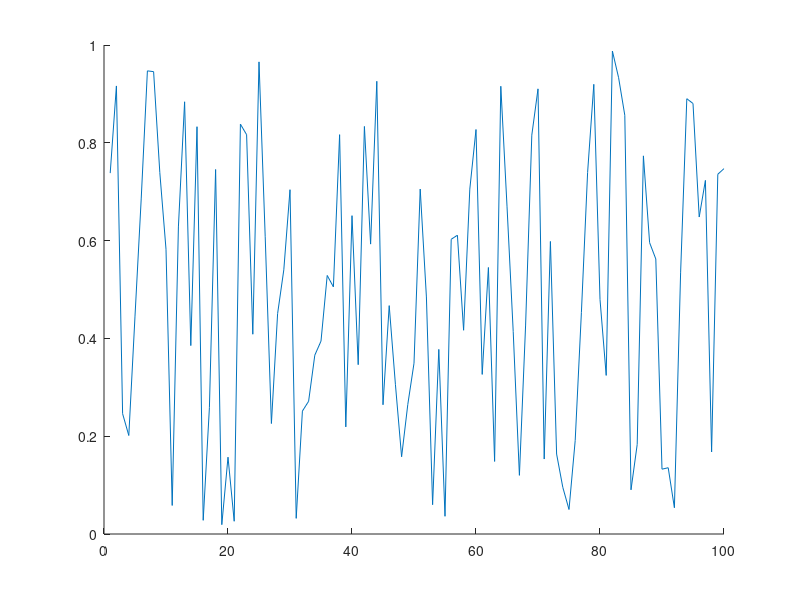

Source code (MATLAB): (Note: this script raises an error after producing the figure.)
clc
close all
clear

if isfolder('pics') == 0
    mkdir('pics')
end

x = 1:100;
y = rand(100,1);
idxmin = find(y == max(y));
idxmax = find(y == min(y));
txt = ['\leftarrow y = ',int2str(max(y))];
hold on
plot(x,y)
plot(x,y,'o','MarkerIndices',[idxmin idxmax],'MarkerFaceColor','red','MarkerSize',5)
t = text(idxmax,y(idxmax),txt);
t.Color = [153/255 153/255 255/255];
hold off
legend('random plot [0:1]');
print -dpng ./pics/test.png
close
%% testing plot function
clc

x = [0:0.01:2*pi];
y = sin(x);
yCmp = cos(x);
string = 'My test plot';
p_title = 'test_print';
t="";

% test = myplot(x,y,string,p_title);
test2 = superplot(x,y,'plotName',"My super plot",'figureName',"super_plot");
test3 = superplot(x,y,'cmpYLegend',"cos(x)",'figureName',"cosxVsSinx",'cmpY',yCmp,'yLegend',"sin(x)",'yName',"Amplitude",'xName',"Samples NOT normalized to 2\pi", ...
    'plotName',"Plotting cos(x) against sin(x)");
close(test2);
close(test3);
test4 = superplot(x,y);

testV = ones(1,1);
testV(2) = 5;

%% testing MER loop
clear
clc
close all

% Constants are double-precision by default
vec = [25 29];

idx = 1;
for i = 10:200
    if ( rem((i-1)/4,1)==0 )
        validLen(idx) = i;
        idx = idx+1;
    end
end

% for i
    
% for i = vec(1):0.01:vec(1)
%     fprintf("i is %d coefficients\n",i);
% end
    
% for i = 0:2:10
%     fprintf("i SHOULD be EVEN and is %d\n",i);
% end

%coefficients have to be even and divisible by span w/no remainder LOOK
%INTO THIS
%beta MUST be greater than 0
test = MER_opt('Nsps',4,'numCoeffs',vec,'betaTX',[0.01 0.01 0.05],'betaRCV',[0.12 0.01 0.12]);

%% Testing stuff
close all
clc
clear

% x=(-10:0.1:10);
% xs=x(x>-4 & x<4);
% slope = @(var) var+1
% figure;
% hold on;
% % area(xs,normpdf(xs,0,3));
% % plot(x,normpdf(x,0,3));
% plot(x,slope(x));
% area(xs,slope(xs));
% ar = integral(slope,-4,4);
% hold off

samples = 100;
% length of filter
N = 21;
% Order of filter
M = N-1;
% Number of symbols per sample OR Nsps
Nsps = 4;
% length of the pulse
span = M/Nsps;
% beta or excess bandwidth
beta = 0.25;
% Frequency vector (radians/sample)
w = [0:1:samples]/samples*pi;
% stopband frequency (cycles/sample)
fs = 0.2;

% compute IR
h_rcv = rcosdesign(beta,span,Nsps);
% FR
H_rcv = freqz(h_rcv,1,w);
abs_H = real(20*log10(abs(H_rcv)));
fun = @(x) abs_H(x)-20*log10(min(abs(H_rcv))) ;
funw = @(x) w(x);
samp = find(w/2/pi >= fs);

hold on
plot( w/2/pi,20*log10(abs(H_rcv))-20*log10(min(abs(H_rcv))));
% figure(2)
area( funw(samp)/2/pi, abs_H(samp(1):samp(end))-20*log10(min(abs(H_rcv))) );
hold off
% % stopband frequency (cycles/sample)
% fs = 0.2;
Xs = 0:pi/5:pi;
Ys = sin(Xs');
wuut = Xs';
% Q = cumtrapz(Xs,Ys)
% zeropad = zeros( 
% plot(funw(samp)/2/pi,fun)
QQ = cumtrapz([0.2:0.5]*2*pi,abs_H-20*log10(min(abs(H_rcv))));

%% MER calc
clc
clear all
close all
den = [-0.001473028462308   0.005666223150735  -0.019416661964618  -0.041188246018261   0.083990599017613  -0.169565530125065   0.900837427479342 ...
    0.311842632473442  -0.140969388867244   0.099871376920441  -0.088049305611010   0.023834632003521  -0.009447343197004   0.002953619390284]

pk = 0.99924965776672958;

10*log10(pk^2/sum(den.^2));
